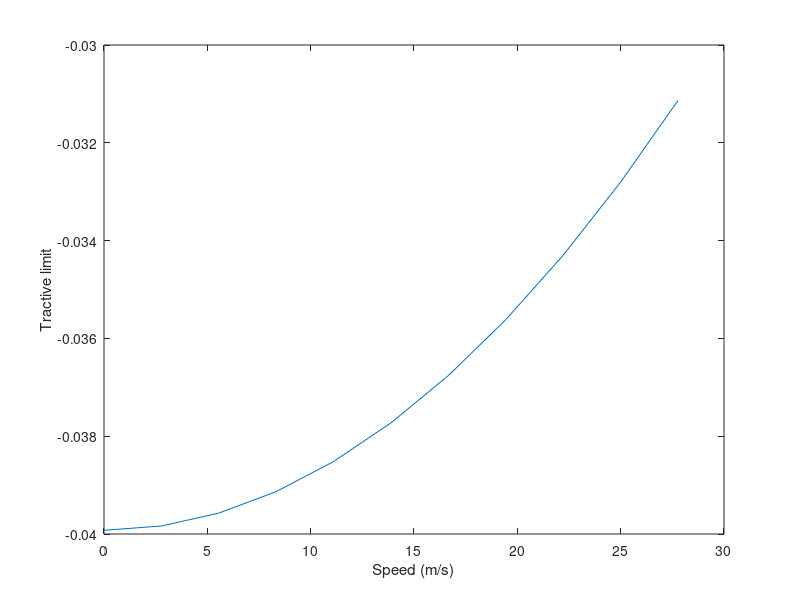

Here is the MATLAB script that generated this plot:
% Define vehicle parameters
vehicleMass = 454; % kg
vehicleCGHeight = 0.55; % m
vehicleTrackWidth = 1.22; % m
vehicleWheelbase = 1.6; % m
vehicleFrontalArea = 0.7; % m^2
vehicleDragCoefficient = 0.3;

% Define tire parameters
tireRadius = 0.29; % m
tirePeakFrictionCoefficient = 1.2;

% Define acceleration and deceleration parameters
acceleration = 5; % m/s^2
braking = -5; % m/s^2

% Define speed range
speedRange = 0:10:100; % km/h

% Convert speed range to m/s
speedRange = speedRange / 3.6; % m/s

% Calculate aerodynamic drag force
dragForce = vehicleDragCoefficient * vehicleFrontalArea * speedRange.^2; % N

% Calculate rolling resistance force
rollingResistanceForce = 0.01 * vehicleMass * 9.81; % N

% Calculate weight transfer due to acceleration
weightTransfer = vehicleMass * acceleration * vehicleCGHeight / vehicleWheelbase; % N

% Calculate weight transfer due to braking
weightTransfer = vehicleMass * braking * vehicleCGHeight / vehicleWheelbase; % N

% Calculate lateral tire force
lateralTireForce = tirePeakFrictionCoefficient * vehicleMass * 9.81 / tireRadius; % N

% Calculate tractive limit
tractiveLimit = (dragForce + rollingResistanceForce + weightTransfer) / lateralTireForce; % dimensionless

% Plot tractive limit vs speed
plot(speedRange, tractiveLimit);
xlabel('Speed (m/s)');
ylabel('Tractive limit');